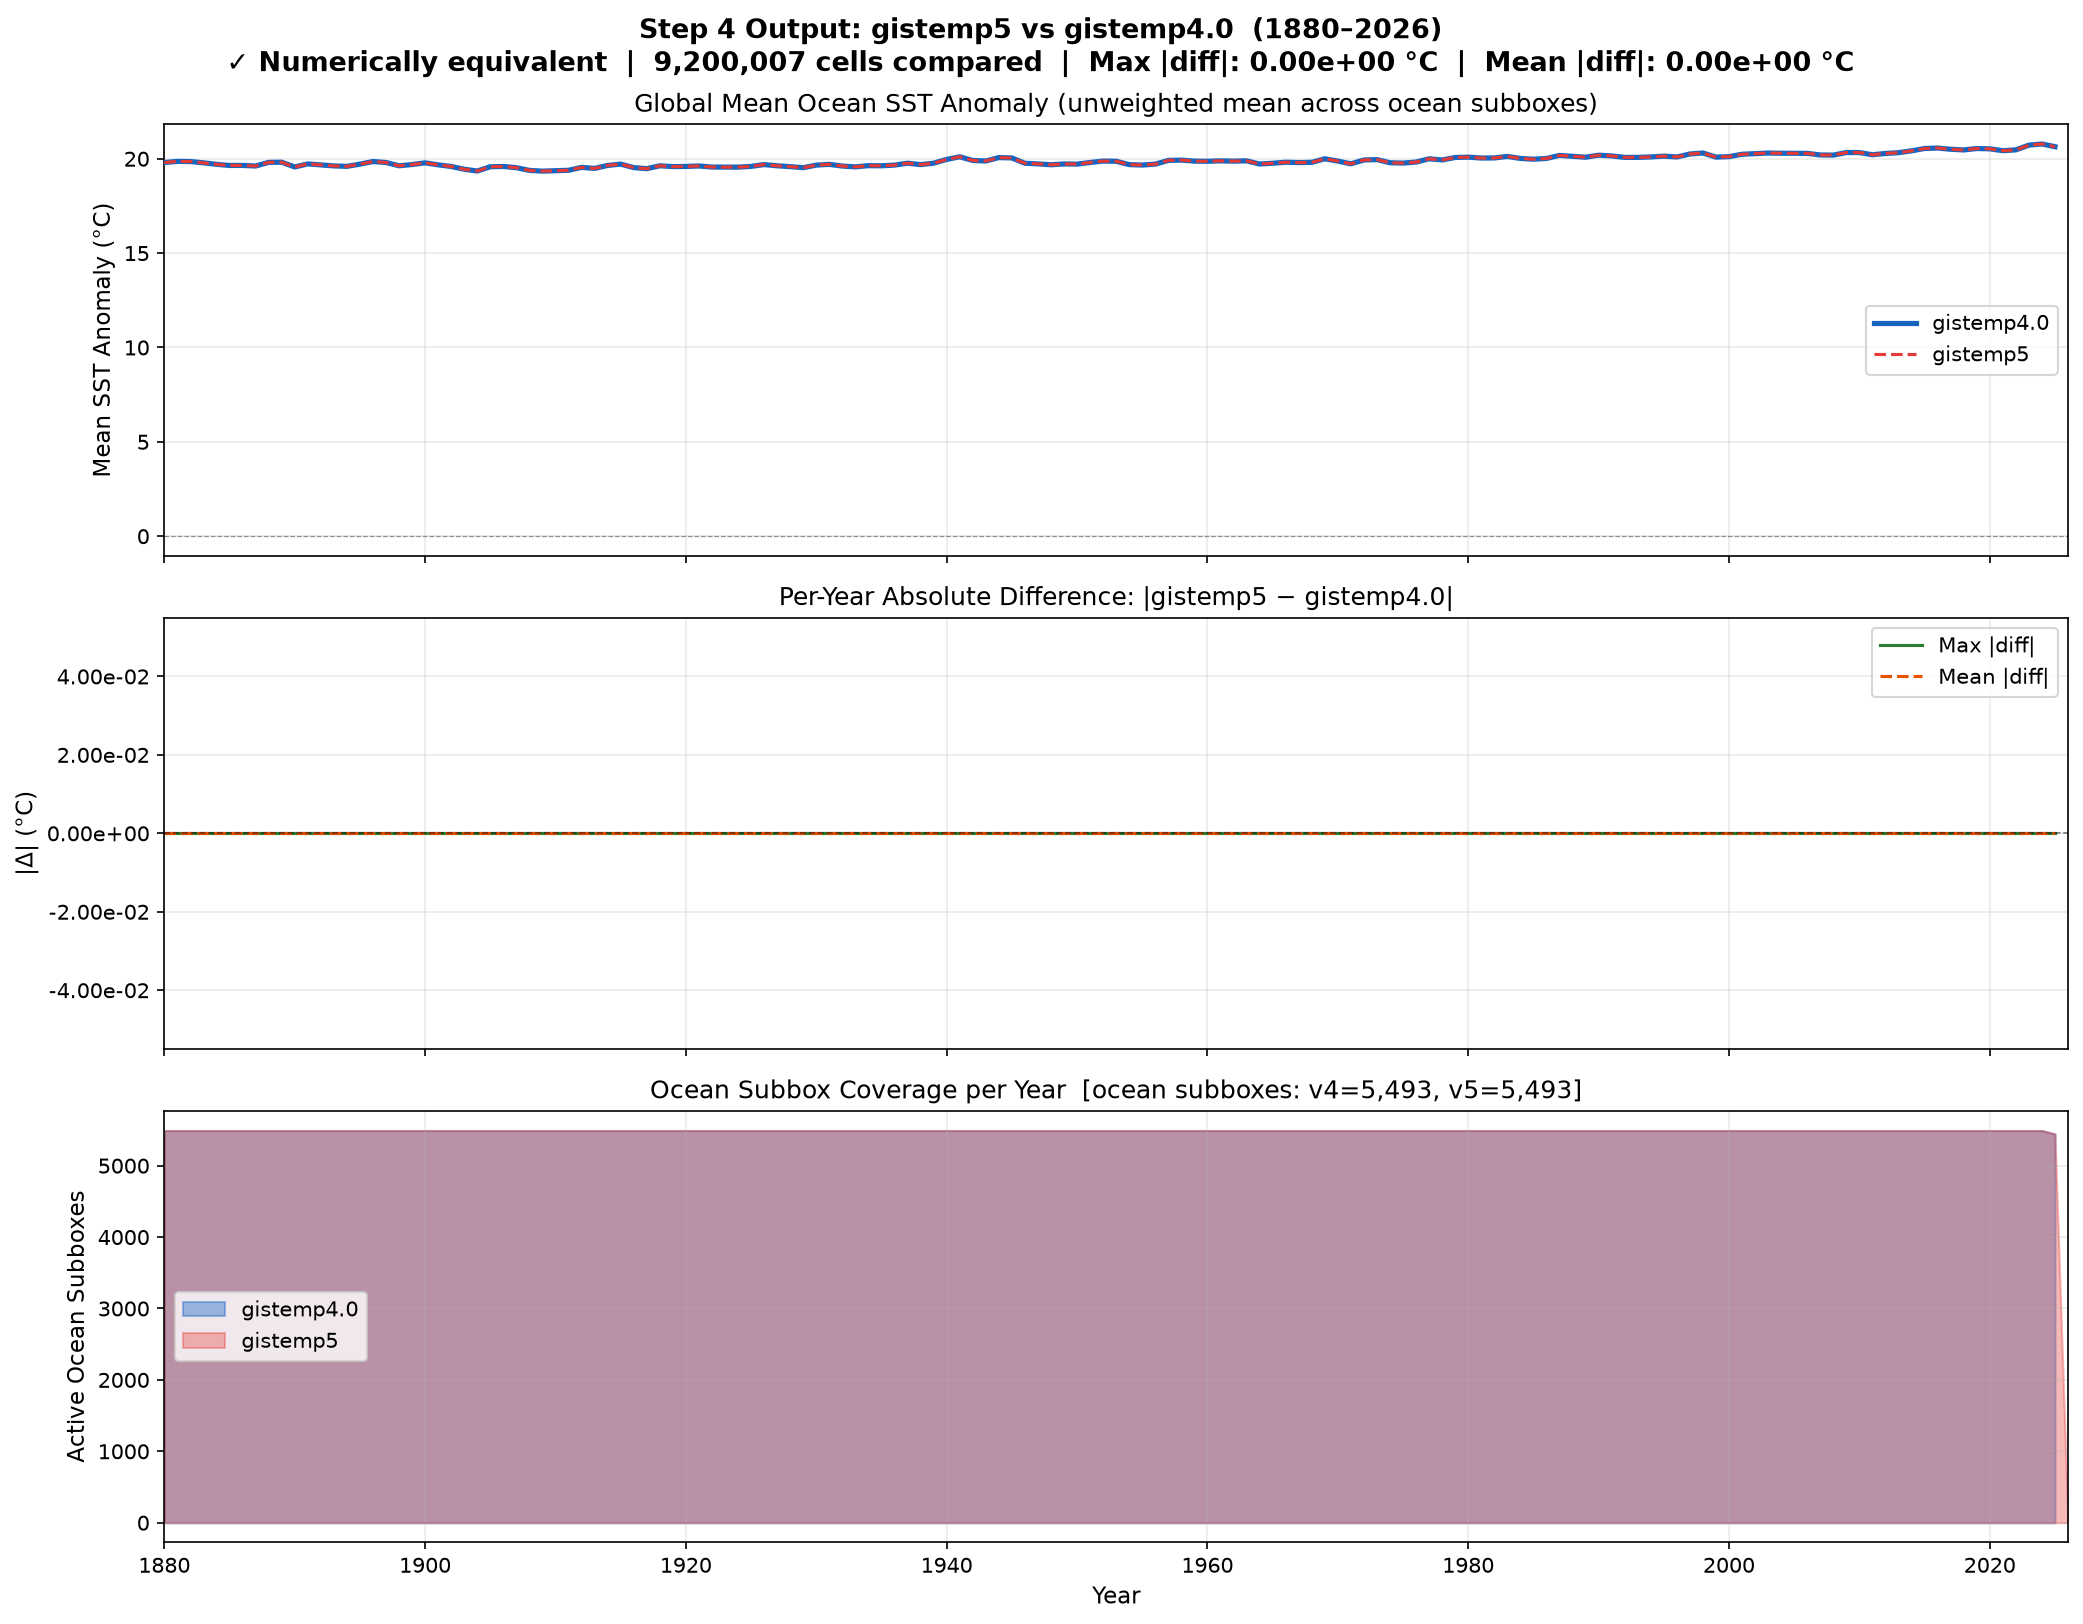

This chart was generated by the following Python code:
"""
Compare gistemp5 vs gistemp4.0 step 4 (ocean) output.

Requires cached outputs. Run from repo root:
    python main/run.py                  # generates cache/step4_1880_2026.parquet
    python testing/compare_step4.py     # generates gistemp4.0/tmp/step4_cache.parquet
Then:
    python visualization/step4_comparison.py
"""

import os
import sys

import matplotlib
matplotlib.use('Agg')
import matplotlib.pyplot as plt
import matplotlib.ticker as mticker
import numpy as np
import pandas as pd

REPO_ROOT = os.path.dirname(os.path.dirname(os.path.abspath(__file__)))
sys.path.insert(0, REPO_ROOT)

from parameters.constants import START_YEAR, END_YEAR
from utils import cache as step_cache

V4_CACHE = os.path.join(REPO_ROOT, '..', 'gistemp4.0', 'tmp', 'step4_cache.parquet')
OUT_PATH  = os.path.join(REPO_ROOT, 'visualization', 'step4_comparison.png')

_META = {'lat_s', 'lat_n', 'lon_w', 'lon_e', 'n_stations', 'station_months', 'd'}


def time_cols(df):
    return [c for c in df.columns if c not in _META]


def load_data():
    if not os.path.exists(V4_CACHE):
        raise FileNotFoundError(
            f"gistemp4.0 step4 cache missing: {V4_CACHE}\n"
            "Run: python testing/compare_step4.py"
        )
    df4 = pd.read_parquet(V4_CACHE)
    df5 = step_cache.load('step4', START_YEAR, END_YEAR)
    if df5 is None:
        raise FileNotFoundError(
            f"gistemp5 step4 cache missing.\nRun: python main/run.py"
        )
    return df4, df5


def annual_global_mean(df):
    tc = time_cols(df)
    years = sorted({int(c.split('_')[1]) for c in tc})
    means, active = [], []
    for yr in years:
        cols = [f'{m}_{yr}' for m in range(1, 13) if f'{m}_{yr}' in df.columns]
        vals = df[cols].values
        valid = ~np.isnan(vals)
        means.append(float(vals[valid].mean()) if valid.any() else np.nan)
        # count subboxes with any data this year
        active.append(int(valid.any(axis=1).sum()))
    return pd.Series(means, index=years), pd.Series(active, index=years)


def annual_max_diff(df4, df5):
    tc4 = set(time_cols(df4))
    tc5 = set(time_cols(df5))
    shared = sorted(tc4 & tc5, key=lambda c: (int(c.split('_')[1]), int(c.split('_')[0])))
    years = sorted({int(c.split('_')[1]) for c in shared})
    max_diffs, mean_diffs = [], []
    for yr in years:
        cols = [f'{m}_{yr}' for m in range(1, 13) if f'{m}_{yr}' in shared]
        a = df5[cols].values.astype(float)
        b = df4[cols].values.astype(float)
        both = ~np.isnan(a) & ~np.isnan(b)
        d = np.abs(a - b)
        max_diffs.append(float(d[both].max()) if both.any() else 0.0)
        mean_diffs.append(float(d[both].mean()) if both.any() else 0.0)
    return pd.Series(max_diffs, index=years), pd.Series(mean_diffs, index=years)


def validate(df4, df5):
    tc4 = set(time_cols(df4))
    tc5 = set(time_cols(df5))
    shared = sorted(tc4 & tc5, key=lambda c: (int(c.split('_')[1]), int(c.split('_')[0])))
    a = df5[shared].astype(float).values
    b = df4[shared].astype(float).values
    both = ~np.isnan(a) & ~np.isnan(b)
    d = np.abs(a - b)
    n_differ  = int((d[both] > 1e-4).sum())
    max_diff  = float(d[both].max())  if both.any() else 0.0
    mean_diff = float(d[both].mean()) if both.any() else 0.0
    nan_mis   = int(np.sum(np.isnan(a) != np.isnan(b)))
    agreement = "✓ Numerically equivalent" if n_differ == 0 and nan_mis == 0 else f"✗ {n_differ:,} cells differ"
    tc5_list = time_cols(df5)
    ocean5 = int((~df5[tc5_list].isna().all(axis=1)).sum())
    tc4_list = time_cols(df4)
    ocean4 = int((~df4[tc4_list].isna().all(axis=1)).sum())
    return {
        'cells_compared': int(both.sum()),
        'nan_mismatch':   nan_mis,
        'cells_differ':   n_differ,
        'max_diff':       max_diff,
        'mean_diff':      mean_diff,
        'agreement':      agreement,
        'ocean4':         ocean4,
        'ocean5':         ocean5,
    }


def plot(df4, df5, stats):
    mean4, active4 = annual_global_mean(df4)
    mean5, active5 = annual_global_mean(df5)
    max_d, mean_d  = annual_max_diff(df4, df5)

    BLUE, RED, GREEN, ORANGE = '#1565C0', '#E53935', '#2E7D32', '#E65100'

    fig, axes = plt.subplots(3, 1, figsize=(14, 11), sharex=True)
    fig.suptitle(
        f'Step 4 Output: gistemp5 vs gistemp4.0  ({START_YEAR}–{END_YEAR})\n'
        f'{stats["agreement"]}  |  {stats["cells_compared"]:,} cells compared  |  '
        f'Max |diff|: {stats["max_diff"]:.2e} °C  |  Mean |diff|: {stats["mean_diff"]:.2e} °C',
        fontsize=13, fontweight='bold'
    )

    # Panel 1: global mean ocean SST anomaly
    ax = axes[0]
    ax.plot(mean4.index, mean4.values, color=BLUE, lw=2.5, label='gistemp4.0', zorder=3)
    ax.plot(mean5.index, mean5.values, color=RED,  lw=1.5, ls='--', label='gistemp5', zorder=4)
    ax.axhline(0, color='black', lw=0.6, ls='--', alpha=0.4)
    ax.set_ylabel('Mean SST Anomaly (°C)', fontsize=11)
    ax.set_title('Global Mean Ocean SST Anomaly (unweighted mean across ocean subboxes)', fontsize=12)
    ax.legend(fontsize=10)
    ax.grid(alpha=0.25)

    # Panel 2: per-year max and mean absolute difference
    ax = axes[1]
    ax.plot(max_d.index,  max_d.values,  color=GREEN,  lw=1.5, label='Max |diff|')
    ax.plot(mean_d.index, mean_d.values, color=ORANGE, lw=1.5, label='Mean |diff|', ls='--')
    ax.axhline(0, color='black', lw=0.8, ls='--', alpha=0.5)
    ax.set_ylabel('|Δ| (°C)', fontsize=11)
    ax.set_title('Per-Year Absolute Difference: |gistemp5 − gistemp4.0|', fontsize=12)
    ax.yaxis.set_major_formatter(mticker.FormatStrFormatter('%.2e'))
    ax.legend(fontsize=10)
    ax.grid(alpha=0.25)

    # Panel 3: active ocean subbox count per year
    ax = axes[2]
    ax.fill_between(active4.index, active4.values, color=BLUE, alpha=0.4, label='gistemp4.0')
    ax.fill_between(active5.index, active5.values, color=RED,  alpha=0.35, label='gistemp5')
    ax.set_ylabel('Active Ocean Subboxes', fontsize=11)
    ax.set_xlabel('Year', fontsize=11)
    ax.set_title(
        f'Ocean Subbox Coverage per Year  '
        f'[ocean subboxes: v4={stats["ocean4"]:,}, v5={stats["ocean5"]:,}]',
        fontsize=12
    )
    ax.legend(fontsize=10)
    ax.grid(alpha=0.25)
    ax.set_xlim(START_YEAR, END_YEAR)

    plt.tight_layout()
    plt.savefig(OUT_PATH, dpi=150, bbox_inches='tight')
    print(f"  Saved → {OUT_PATH}")


if __name__ == '__main__':
    print("Loading data...")
    df4, df5 = load_data()
    print("Validating...")
    stats = validate(df4, df5)
    print(f"  {stats['agreement']}")
    print(f"  Cells compared         : {stats['cells_compared']:,}")
    print(f"  NaN mismatches         : {stats['nan_mismatch']:,}")
    print(f"  Cells differing >1e-4  : {stats['cells_differ']:,}")
    print(f"  Max  |diff| (°C)       : {stats['max_diff']:.2e}")
    print(f"  Mean |diff| (°C)       : {stats['mean_diff']:.2e}")
    print(f"  Ocean subboxes v4/v5   : {stats['ocean4']:,} / {stats['ocean5']:,}")
    print("Plotting...")
    plot(df4, df5, stats)
